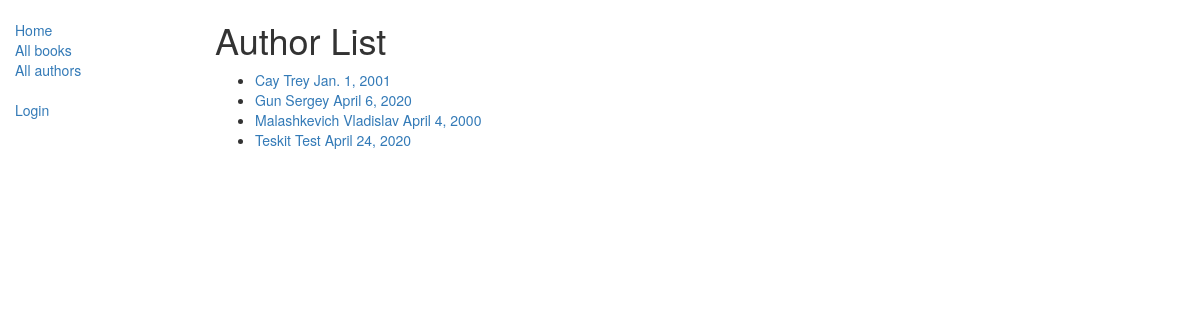
Screenshot of /catalog/authors/ with the database file from the repository.
### catalog/models.py (models this page shows, shortened)
class Author(models.Model):
    first_name = models.CharField(max_length=100)
    last_name = models.CharField(max_length=100)
    date_of_birth = models.DateField(null=True, blank=True)
    date_of_death = models.DateField('Died', null=True, blank=True)
    class Meta:
        ordering = ['last_name', 'first_name']
    def get_absolute_url(self):
        return reverse('author_detail', args=[str(self.id)])

### catalog/views.py (the view)
class AuthorListView(generic.ListView):
    model = Author
    paginate_by = 10

### catalog/templates/catalog/author_list.html
{% extends "base_generic.html" %}
{% block content %}
    <h1>Author List</h1>
    {% if author_list %}
    <ul>
      {% for author in author_list %}
      <li>
          <a href="{{ author.get_absolute_url }}"> {{ author.last_name }} {{ author.first_name }}
          {{ author.date_of_birth }}
          </a>
      </li>
      {% endfor %}
    </ul>
    {% else %}
      <p>There are no authors</p>
    {% endif %}
{% endblock %}

### rows the page displays
Author: last_name "Cay", first_name "Trey", date_of_birth "Jan. 1, 2001"
Author: last_name "Gun", first_name "Sergey", date_of_birth "April 6, 2020"
Author: last_name "Malashkevich", first_name "Vladislav", date_of_birth "April 4, 2000"
Author: last_name "Teskit", first_name "Test", date_of_birth "April 24, 2020"
